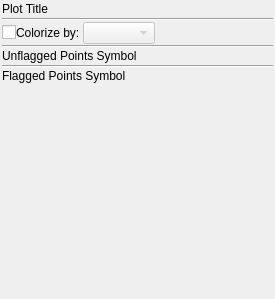
<?xml version="1.0" encoding="UTF-8"?>
<ui version="4.0">
 <class>DisplayTab</class>
 <widget class="QWidget" name="DisplayTab">
  <property name="geometry">
   <rect>
    <x>0</x>
    <y>0</y>
    <width>275</width>
    <height>299</height>
   </rect>
  </property>
  <property name="maximumSize">
   <size>
    <width>275</width>
    <height>16777215</height>
   </size>
  </property>
  <property name="windowTitle">
   <string>PlotMS Display Tab</string>
  </property>
  <layout class="QVBoxLayout" name="verticalLayout">
   <property name="spacing">
    <number>1</number>
   </property>
   <property name="margin">
    <number>2</number>
   </property>
   <item>
    <widget class="QLabel" name="titleLabel">
     <property name="text">
      <string>Plot Title</string>
     </property>
     <property name="textFormat">
      <enum>Qt::RichText</enum>
     </property>
    </widget>
   </item>
   <item>
    <widget class="QFrame" name="titleFrame">
     <property name="frameShape">
      <enum>QFrame::NoFrame</enum>
     </property>
     <property name="frameShadow">
      <enum>QFrame::Raised</enum>
     </property>
    </widget>
   </item>
   <item>
    <widget class="Line" name="line_2">
     <property name="orientation">
      <enum>Qt::Horizontal</enum>
     </property>
    </widget>
   </item>
   <item>
    <layout class="QHBoxLayout">
     <property name="spacing">
      <number>3</number>
     </property>
     <item>
      <layout class="QHBoxLayout">
       <property name="spacing">
        <number>0</number>
       </property>
       <item>
        <widget class="QCheckBox" name="colorize">
         <property name="text">
          <string/>
         </property>
        </widget>
       </item>
       <item>
        <widget class="QLabel" name="colorizeLabel">
         <property name="text">
          <string>Colorize by:</string>
         </property>
        </widget>
       </item>
      </layout>
     </item>
     <item>
      <widget class="QComboBox" name="colorizeChooser">
       <property name="enabled">
        <bool>false</bool>
       </property>
      </widget>
     </item>
     <item>
      <spacer>
       <property name="orientation">
        <enum>Qt::Horizontal</enum>
       </property>
       <property name="sizeHint" stdset="0">
        <size>
         <width>40</width>
         <height>20</height>
        </size>
       </property>
      </spacer>
     </item>
    </layout>
   </item>
   <item>
    <widget class="Line" name="line_3">
     <property name="orientation">
      <enum>Qt::Horizontal</enum>
     </property>
    </widget>
   </item>
   <item>
    <widget class="QLabel" name="unflaggedLabel">
     <property name="text">
      <string>Unflagged Points Symbol</string>
     </property>
     <property name="textFormat">
      <enum>Qt::RichText</enum>
     </property>
    </widget>
   </item>
   <item>
    <widget class="QFrame" name="unflaggedFrame">
     <property name="frameShape">
      <enum>QFrame::NoFrame</enum>
     </property>
     <property name="frameShadow">
      <enum>QFrame::Raised</enum>
     </property>
    </widget>
   </item>
   <item>
    <widget class="Line" name="line">
     <property name="orientation">
      <enum>Qt::Horizontal</enum>
     </property>
    </widget>
   </item>
   <item>
    <widget class="QLabel" name="flaggedLabel">
     <property name="text">
      <string>Flagged Points Symbol</string>
     </property>
     <property name="textFormat">
      <enum>Qt::RichText</enum>
     </property>
    </widget>
   </item>
   <item>
    <widget class="QFrame" name="flaggedFrame">
     <property name="frameShape">
      <enum>QFrame::NoFrame</enum>
     </property>
     <property name="frameShadow">
      <enum>QFrame::Raised</enum>
     </property>
    </widget>
   </item>
   <item>
    <spacer>
     <property name="orientation">
      <enum>Qt::Vertical</enum>
     </property>
     <property name="sizeHint" stdset="0">
      <size>
       <width>20</width>
       <height>291</height>
      </size>
     </property>
    </spacer>
   </item>
  </layout>
 </widget>
 <resources/>
 <connections>
  <connection>
   <sender>colorize</sender>
   <signal>toggled(bool)</signal>
   <receiver>colorizeChooser</receiver>
   <slot>setEnabled(bool)</slot>
   <hints>
    <hint type="sourcelabel">
     <x>15</x>
     <y>102</y>
    </hint>
    <hint type="destinationlabel">
     <x>114</x>
     <y>99</y>
    </hint>
   </hints>
  </connection>
 </connections>
</ui>
